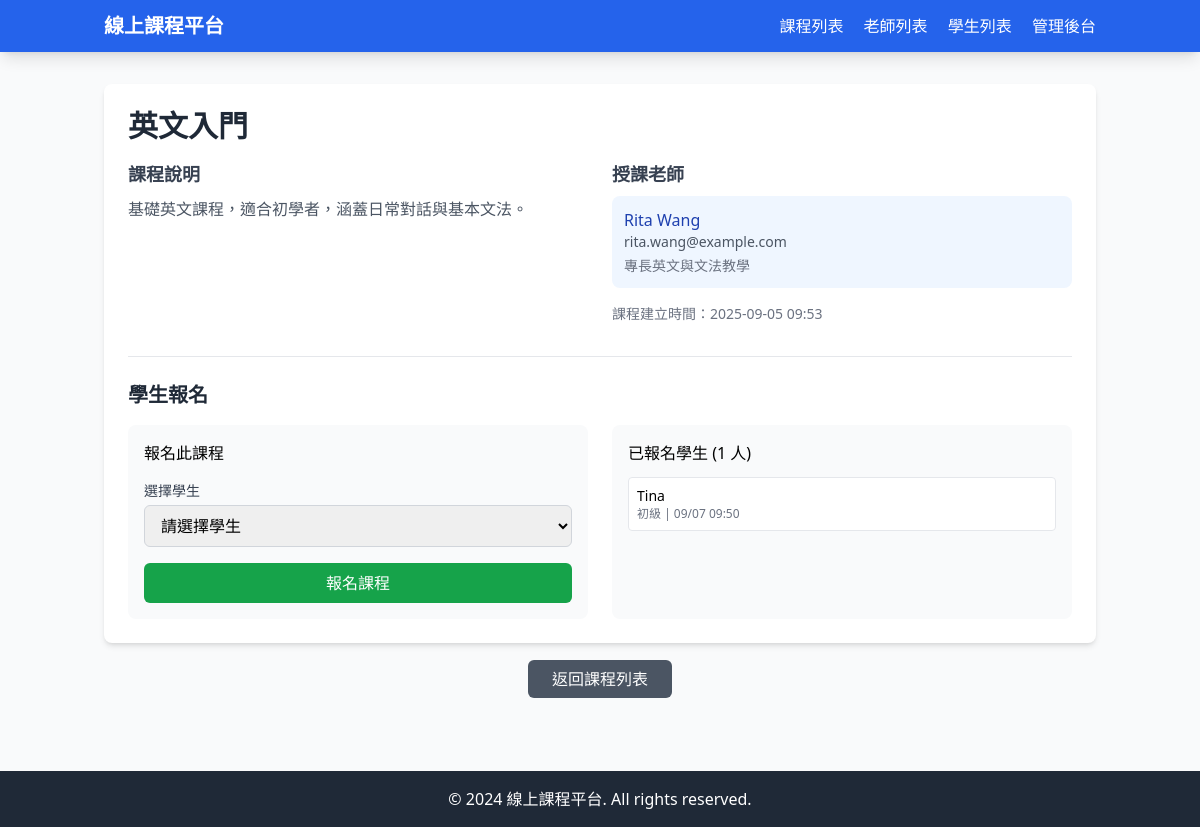
/courses/2/, run on the app's committed database.
### courses/models.py (models this page shows, shortened)
class Course(models.Model):
    title = models.CharField(max_length=200, verbose_name='課程名稱')
    description = models.TextField(verbose_name='課程說明')
    teachers = models.ManyToManyField(Teacher, verbose_name='課程老師')
    created_at = models.DateTimeField(default=timezone.now, verbose_name='建立時間')
    class Meta:
        verbose_name = '課程'
        verbose_name_plural = '課程'

class Teacher(models.Model):
    name = models.CharField(max_length=100, verbose_name='老師姓名')
    email = models.EmailField(unique=True, verbose_name='電子信箱')
    bio = models.TextField(blank=True, verbose_name='老師介紹')
    class Meta:
        verbose_name = '老師'
        verbose_name_plural = '老師'

class Enrollment(models.Model):
    student = models.ForeignKey(Student, on_delete=models.CASCADE, verbose_name='學生')
    course = models.ForeignKey(Course, on_delete=models.CASCADE, verbose_name='課程')
    enrolled_at = models.DateTimeField(auto_now_add=True, verbose_name='報名時間')
    class Meta:
        unique_together = ('student', 'course')
        verbose_name = '報名記錄'
        verbose_name_plural = '報名記錄'

class Student(models.Model):
    LEVEL_CHOICES = [
        ('初級', '初級'),
        ('中級', '中級'),
        ('高級', '高級'),
    ]
    name = models.CharField(max_length=100, verbose_name='學生姓名')
    email = models.EmailField(unique=True, verbose_name='電子信箱')
    level = models.CharField(max_length=20, default='初級', choices=LEVEL_CHOICES, verbose_name='學生等級')
    class Meta:
        verbose_name = '學生'
        verbose_name_plural = '學生'

### courses/views.py (the view, shortened to what this page needs)
# urls.py: path('courses/<int:pk>/', views.course_detail, name='course-detail'),
def course_detail(request, pk):
    course = get_object_or_404(Course, pk=pk)
    students = Student.objects.all()
    enrollments = Enrollment.objects.filter(course=course).select_related('student')
    return render(request, 'courses/course_detail.html', {
        'course': course,
        'students': students,
        'enrollments': enrollments
    })

### courses/templates/courses/course_detail.html (shortened to what this page needs)
{% extends 'home.html' %}
{% block content %}
<div class="bg-white rounded-lg shadow-md p-6 mb-6">
    <div class="mb-8">
        <h2 class="text-3xl font-bold mb-4 text-gray-800">{{ course.title }}</h2>
        <div class="grid md:grid-cols-2 gap-6">
            <div>
                <h3 class="text-lg font-semibold mb-2 text-gray-700">課程說明</h3>
                <p class="text-gray-600 leading-relaxed">{{ course.description }}</p>
            </div>
            <div>
                <h3 class="text-lg font-semibold mb-2 text-gray-700">授課老師</h3>
                <div class="space-y-2">
                    {% for teacher in course.teachers.all %}
                    <div class="bg-blue-50 p-3 rounded-lg">
                        <p class="font-medium text-blue-800">{{ teacher.name }}</p>
                        <p class="text-sm text-gray-600">{{ teacher.email }}</p>
                        {% if teacher.bio %}
                        <p class="text-sm text-gray-500 mt-1">{{ teacher.bio }}</p>
                        {% endif %}
                    </div>
                    {% empty %}
                    <p class="text-gray-500">暫無授課老師</p>
                    {% endfor %}
                </div>
                <div class="mt-4 text-sm text-gray-500">
                    <p>課程建立時間：{{ course.created_at|date:"Y-m-d H:i" }}</p>
                </div>
            </div>
        </div>
    </div>
    <div class="border-t pt-6">
        <h3 class="text-xl font-semibold mb-4 text-gray-800">學生報名</h3>
        <div class="grid md:grid-cols-2 gap-6">
            <div class="bg-gray-50 p-4 rounded-lg">
                <h4 class="font-medium mb-3">報名此課程</h4>
                <form method="POST" class="space-y-4">
                    <div>
                        <label for="student_id" class="block text-sm font-medium text-gray-700 mb-1">
                            選擇學生
                        </label>
                        <select name="student_id" id="student_id" required
                            class="w-full border border-gray-300 rounded-md px-3 py-2 focus:outline-none focus:ring-2 focus:ring-blue-500">
                            <option value="">請選擇學生</option>
                        </select>
                    </div>
                    <button type="submit"
                        class="w-full bg-green-600 text-white py-2 px-4 rounded-md hover:bg-green-700 transition-colors">
                        報名課程
                    </button>
                </form>
            </div>
            <div class="bg-gray-50 p-4 rounded-lg">
                <h4 class="font-medium mb-3">已報名學生 ({{ enrollments.count }} 人)</h4>
                {% if enrollments %}
                <div class="space-y-2 max-h-60 overflow-y-auto">
                    {% for enrollment in enrollments %}
                    <div class="bg-white p-2 rounded border">
                        <p class="font-medium text-sm">{{ enrollment.student.name }}</p>
                        <p class="text-xs text-gray-500">
                            {{ enrollment.student.level }} | {{ enrollment.enrolled_at|date:"m/d H:i" }}
                        </p>
                    </div>
                    {% endfor %}
                </div>
                {% else %}
                <p class="text-gray-500 text-sm">目前沒有學生報名</p>
                {% endif %}
            </div>
        </div>
    </div>
</div>
<div class="text-center">
    <a href="{% url 'courses:course-list' %}"
        class="bg-gray-600 text-white px-6 py-2 rounded-md hover:bg-gray-700 transition-colors">
        返回課程列表
    </a>
</div>
{% endblock %}

### data on the page
Course: title "英文入門", description "基礎英文課程，適合初學者，涵蓋日常對話與基本文法。", created_at "2025-09-05 09:53"
Teacher: name "Rita Wang", email "rita.wang@example.com", bio "專長英文與文法教學"
Enrollment: student.name "Tina", student.level "初級", enrolled_at "09/07 09:50"

### other printed values
{{ enrollments.count }} "1"
